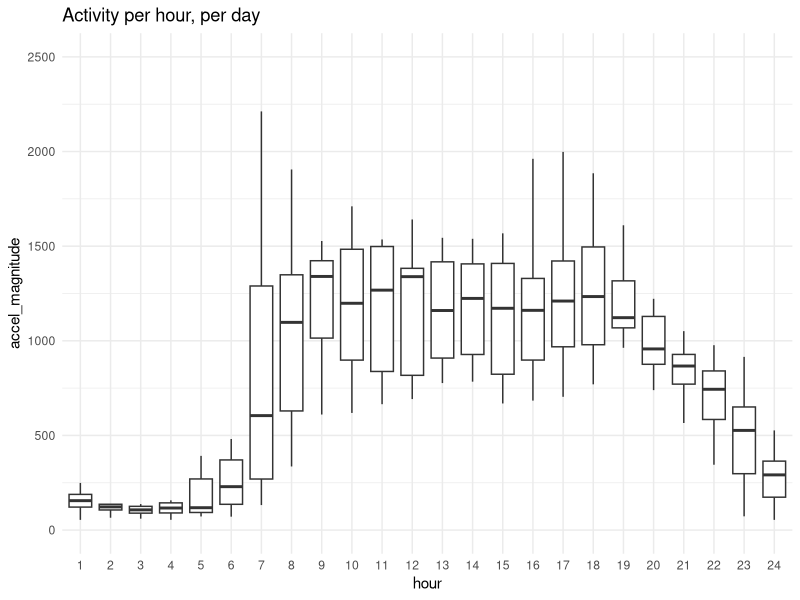
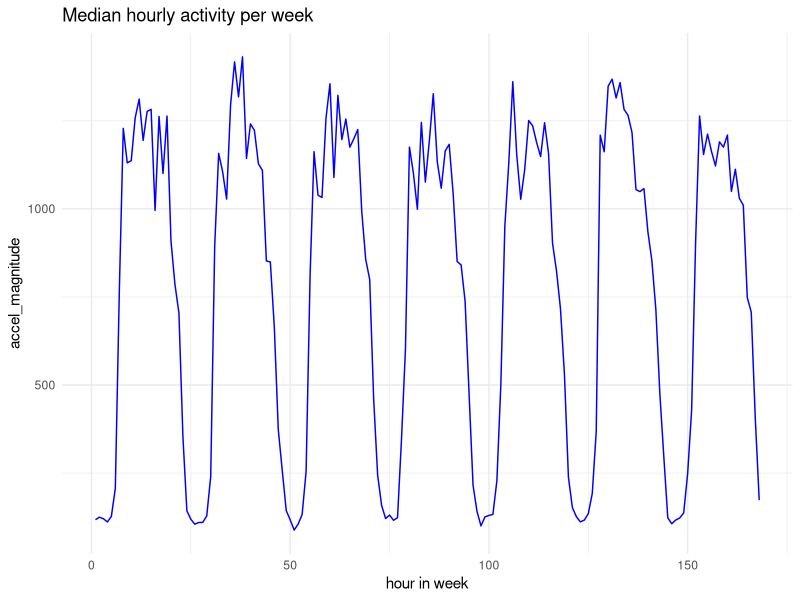
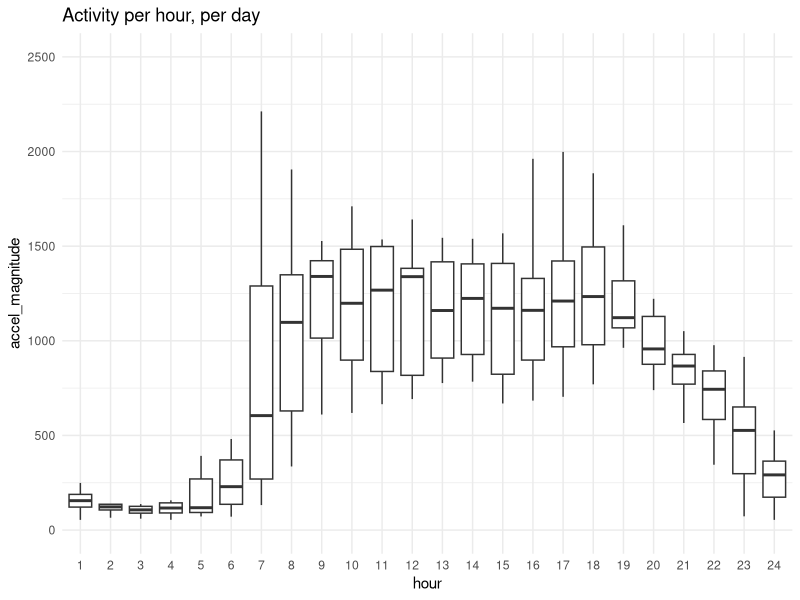
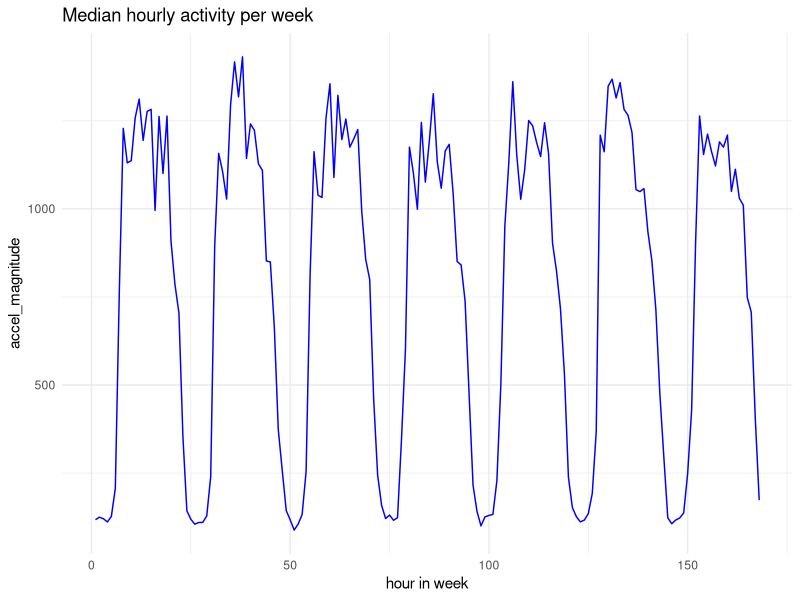

R code for these plots, in order:
## ---- chunk 1
library(here)
here()
df <- read.csv(here('data', 'day_hour.csv'), row.names=1)
wd <- read.csv(here('data', 'week_hour.csv'), row.names=1)
## ---- chunk 2
library(ggplot2)
colnames(df) = 1:24
ggplot(stack(df), aes(x = factor(ind, levels = names(df)), y = values)) + geom_boxplot(outlier.shape = NA) + xlab('hour') + ylab('accel_magnitude') + ggtitle('Activity per hour, per day') + ylim(0, 2500) +  theme_minimal()

ggsave('day_hour_summary.png')
## ---- chunk 3

wdmed = apply(wd, 2, FUN = median, na.rm=TRUE)
medframe = data.frame(wdmed)

ggplot(medframe, aes(x=1:168, y=medframe$wdmed)) + geom_line(color='blue') + xlab("hour in week") + ylab("accel_magnitude") + ggtitle('Median hourly activity per week') + theme_minimal()

ggsave("week_hour_summary.png")
